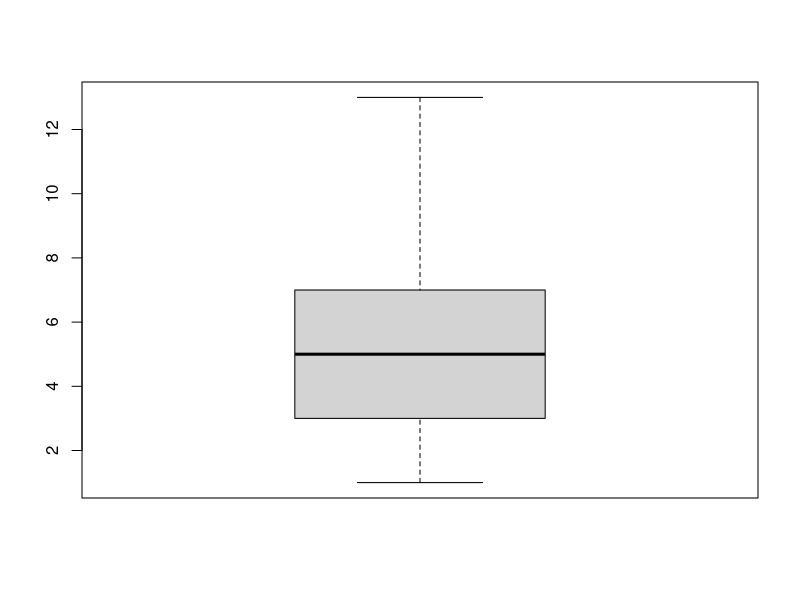

Generate this figure with R:

# Creating the Data
# in the console write x=c(1:99, 151)
# length(x)
# find number in position x[100] will return 151

# if you want a range in the data x[11:15]

# find quartiles
# q1=median(x[1:50])
# q3=median(x[51:100])

# iqr
# i = q3-q1

# whisker left
# w1=q1-1.5*i

# whisker right
# wr=q3+1.5*i


# boxplot(x)
# boxplot(x, horizontal=TRUE)

w=c(1,2,3,4,5,6,7,8,13)
boxplot(w)
# q1 = 3    you can type q1t=median(w[1:5])
# q3 = 7    you can type q1t2=median(w[5:9])
# i=q3-q1   answer is 4
# w1=q1-1.5*i   answer is -3
# wr=q3+1.5*i   answer is 13


# Boxplot example 2
# in the console type:
# w=c(1,2,3,4,5,6,7,8,14)
# boxplot(w, horizontal=TRUE)



# NEVER use the comment summary(x) and quantile(x) and dont use IQR this is wrong!! 
# use the regular mean, median etc


# Example 3 
# using the data mtcars$wt
# x=sort(mtcars$wt)
# length(mtcars$wt)
# q1=median(x[1:16])
# q2=median(x[17:32])
# i = q2-q1
# wl=q1-1.5*i
# wr=q2+1.5*i
# boxplot(x, horizontal = TRUE)

# Example 4
# x=sort(mtcars$qsec)
# length(mtcars$qsec)
# q1=median(x[1:16])
# q3=median(x[17:32])
# i = q3-q1
# wl=q1-1.5*i
# wr=q3+1.5*i
# boxplot(x, horizontal = TRUE)

# What are the outliers for Rape? Alaska and Nevada
# boxplot(USArrests$Rape, horizontal =TRUE)
# x=USArrests$Rape
# sort(x)
# View(USArrests)

